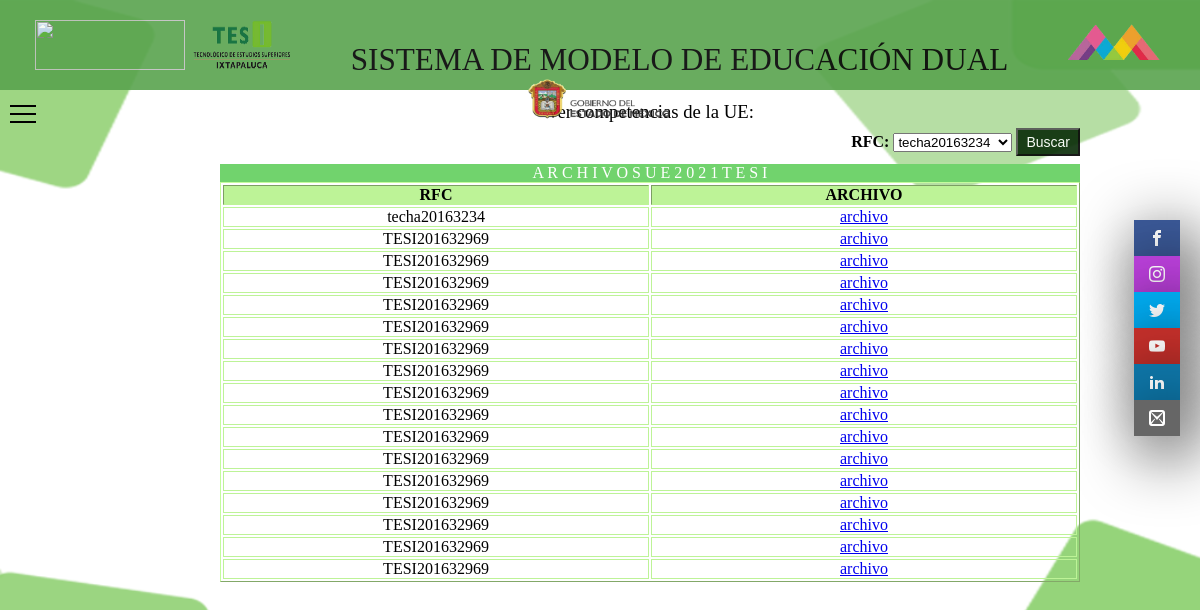
The app's page /archivoconvenio.php (signed in) with its own data.
### tables this page shows
CREATE TABLE `documentosconvenio` (
  `id` int(11) NOT NULL,
  `rfc` varchar(100) NOT NULL,
  `archivo` mediumblob NOT NULL,
  `mime` varchar(255) NOT NULL
);

### archivoconvenio.php (the view, shortened to what this page needs)
<?php
  $conexion=mysqli_connect('localhost','id16929386_modelodual','iU3EUE^6G<IzwOH$','id16929386_sistemadual');
 ?>
<!DOCTYPE html>
<html>
  <head>
    <link rel="stylesheet" type="text/css" href="css/convenio.css"/>
    <link rel="stylesheet" type="text/css" href="fonts.css"/>
  </head>
<body class="grid-container">
  <header class="header">
      <img src="img/tecnm.png" alt="">
    <a href="index.php"><img title="Inicio" src="img/tesi.png" alt=""></a>
                    SISTEMA DE MODELO DE EDUCACIÓN DUAL
      <img src="img/edomex.png" alt="">
      <img src="img/gobierno.png" alt="">
  </header>
            <navbar class="navbar">
  <div class="screen">
    <div class="modal-container">
        <label id="label" for="input">
          <span class="hamburguer"></span>
          <span class="hamburguer"></span>
          <span class="hamburguer"></span>
        </label>
    </div>
  </div>
</navbar>
  <sidebar class="sidebar">
      <ul>
          <li><a href="https://www.facebook.com/TESIOficial/" target="_blank" class="icon-facebook"></a></li>
          <li><a href="https://www.instagram.com/tesioficial/" target="_blank" class="icon-instagram"></a></li>
          <li><a href="https://twitter.com/TESIOficial/" target="_blank" class="icon-twitter"></a></li>
          <li><a href="https://www.youtube.com/channel/UCBRZpGRpPlmOqv2c-OehMmA" target="_blank" class="icon-youtube"></a></li>
          <li><a href="https://www.linkedin.com/school/tesi-ixtapaluca/" target="_blank" class="icon-linkedin2"></a></li>
          <li><a href="mailto:dir_dixtapaluca@tesi.edu.mx" target="_blank" class="icon-mail2"></a></li>
      </ul>
  </sidebar>
 <main class="main">
     <h3>Ver competencias de la UE:<br><br></h3>
    <form class="formulari" method="POST">
      <h4>RFC:
      <?php
        $sql="SELECT DISTINCT rfc FROM documentosconvenio";
          $result=mysqli_query($conexion,$sql);
        ?>
        <select class="control" name="rfc">
        <?php
          while($mostrar=mysqli_fetch_array($result)){
        ?>
          <option><?php echo $mostrar['rfc']?></option>
        <?php
          }
        ?>
      </select>
      <button class="boton" name="buscar">Buscar</button></h4>
    </form><br><br>
<?php
  if (isset($_POST['buscar'])) {
    $rfc = $_POST["rfc"];
    $query = "SELECT * FROM documentosconvenio WHERE rfc LIKE '%".$rfc."%'";
    $query_searched = mysqli_query($conexion,$query);
    $count_results = mysqli_num_rows($query_searched);
    ?>
    <table border="1" >
     <p>A R C H I V O S  U E   2 0 2 1  T E S I</center></p>
    <tr>
      <th>RFC</th>
      <th>ARCHIVO</th>
    </tr>
    <?php
    if ($count_results > 0) {
        while ($mostrar = mysqlI_fetch_array($query_searched)) {
          $ruta='archivosempresas/'.$mostrar['archivo'];
          ?>
            <tr>
              <td><center><?php echo $mostrar['rfc'] ?></center></td>
              <td><a  target="_blank" href=<?php echo $ruta ?>><center><?php echo 'archivo' ?></center></a></td>
        </tr>
      <?php
    }
    ?>
         </table>
         <?php
       }
}else{
?>
<table border="1" >
  <p>A R C H I V O S U E   2 0 2 1  T E S I</p>
    <tr>
      <th>RFC</th>
      <th>ARCHIVO</th>
    </tr>
<?php
    $sql="SELECT * from documentosconvenio";
    $result=mysqli_query($conexion,$sql);
while($mostrar=mysqli_fetch_array($result)){
     $ruta='archivosempresas/'.$mostrar['archivo'];
          ?>
            <tr>
              <td><center><?php echo $mostrar['rfc'] ?></center></td>
              <td><a  target="_blank" href=<?php echo $ruta ?>><center><?php echo 'archivo' ?></center></a></td>
        </tr>
  <?php
}
}
   ?>
  </table>
  </main>
</body>
</html>

### css/convenio.css (style rules this page uses)
* { box-sizing:border-box; margin: 0; padding: 0; }
html { height: 100%; }
body { font-family: century gothic; height: 100%; width: 100%; }
.grid-container > * { padding: 20px; }
.grid-container { display: grid; grid-template: "header" auto "navbar" 100px "main" auto "sidebar" 100px; }
@media screen and (min-width: 1050px) { .grid-container { grid-template: "header header header" 90px "navbar main sidebar" auto / 200px auto 100px; } }
.header img { width: 150px; height: 50px; }
.header { grid-area: header; font-size: 31.2px; background: #59a44e; opacity: 0.9; text-align: center; }
.main { text-align: center; grid-area: main; }
.main h3 { font-weight: lighter; text-align: center; }
.sidebar * { margin: 0; padding: 0; -webkit-box-sizing: border-box; -moz-box-sizing: border-box; box-sizing: border-box; }
.sidebar { position: fixed; right: 0; top: 200px; z-index: 2000; }
.sidebar ul { list-style-type: none; }
.sidebar ul li a { box-shadow: 10px 15px 66px black; display: inline-block; color: white; background: black; padding: 10px 15px; text-decoration: none; -webkit-transition: all 500ms ease; -o-transition: all 500ms ease; -transition: all 500ms; }
.sidebar ul li .icon-facebook { background: #3b5998; }
.sidebar ul li .icon-instagram { background: #ba40da; }
.sidebar ul li .icon-twitter { background: #00abf0; }
.sidebar ul li .icon-youtube { background: #c4302b; }
.sidebar ul li .icon-linkedin2 { background: #0e76a8; }
.sidebar ul li .icon-mail2 { background: #666666; }
.navbar { grid-area: navbar; padding: 0px; }
.screen { position: relative; width:250px; height: 515px; overflow:hidden; }
label { cursor:pointer; position:absolute; left:10px; top:15px; width:26px; height:16px; z-index:100; }
.hamburguer, .hidden-hamburger { margin: 0 auto; position:absolute; height:2px; z-index:3; }
.hamburguer { background-color:black; width:100%; }
.modal-container .hamburguer:nth-of-type(2) { transform:translateX(0px); top:50%; width:100%; opacity:1; transition: opacity 0.2s 1.1s, width 0.5s 1.9s, transform 0.5s 1.9s; }
.modal-container .hamburguer:nth-of-type(3) { top:100%; width:100%; }
.modal-container .hamburguer:nth-of-type(1), .modal-container .hamburguer:nth-of-type(3) { transform:rotate(0deg); transition: transform 0.5s, background-color 1s; }
.main h3 { font-weight: lighter; text-align: center; margin: -1% 0 -2% 0; }
table { grid-area: main; width: 100%; border-color: rgb(196, 252, 157); }
th { width: 25%; text-align: center; background-color: #BDF397; border-color: #BDF397 !important; text-transform: uppercase; }
td { width: 10%; text-align: justify; border-spacing: 0; border: 1px solid #BDF397; font-size: 1em; }
main p { background-color: #71D36D; text-align: center; color: white; }
form { float: right; }
.boton { color: white; text-align: center; padding: 4px 8px; text-decoration: none; font-size: 14px; background-color: #082c07; opacity: 0.9; }

### archivoconvenio.php (style rules this page uses)
body { background-image: url("img/fondotesi.png"); background-size: 100%; -moz-background-size: cover; -ms-background-size: cover; -o-background-size: cover; background-size: cover; background-attachment: fixed; background-repeat: no-repeat; background-position: bottom center; }

### records on screen
documentosconvenio: rfc "techa20163234"
documentosconvenio: rfc "TESI201632969"
documentosconvenio: rfc "TESI201632969"
documentosconvenio: rfc "TESI201632969"
documentosconvenio: rfc "TESI201632969"
documentosconvenio: rfc "TESI201632969"
documentosconvenio: rfc "TESI201632969"
documentosconvenio: rfc "TESI201632969"
documentosconvenio: rfc "TESI201632969"
documentosconvenio: rfc "TESI201632969"
documentosconvenio: rfc "TESI201632969"
documentosconvenio: rfc "TESI201632969"
documentosconvenio: rfc "TESI201632969"
documentosconvenio: rfc "TESI201632969"
documentosconvenio: rfc "TESI201632969"
documentosconvenio: rfc "TESI201632969"
documentosconvenio: rfc "TESI201632969"

### other values on screen
form field rfc "techa20163234"
